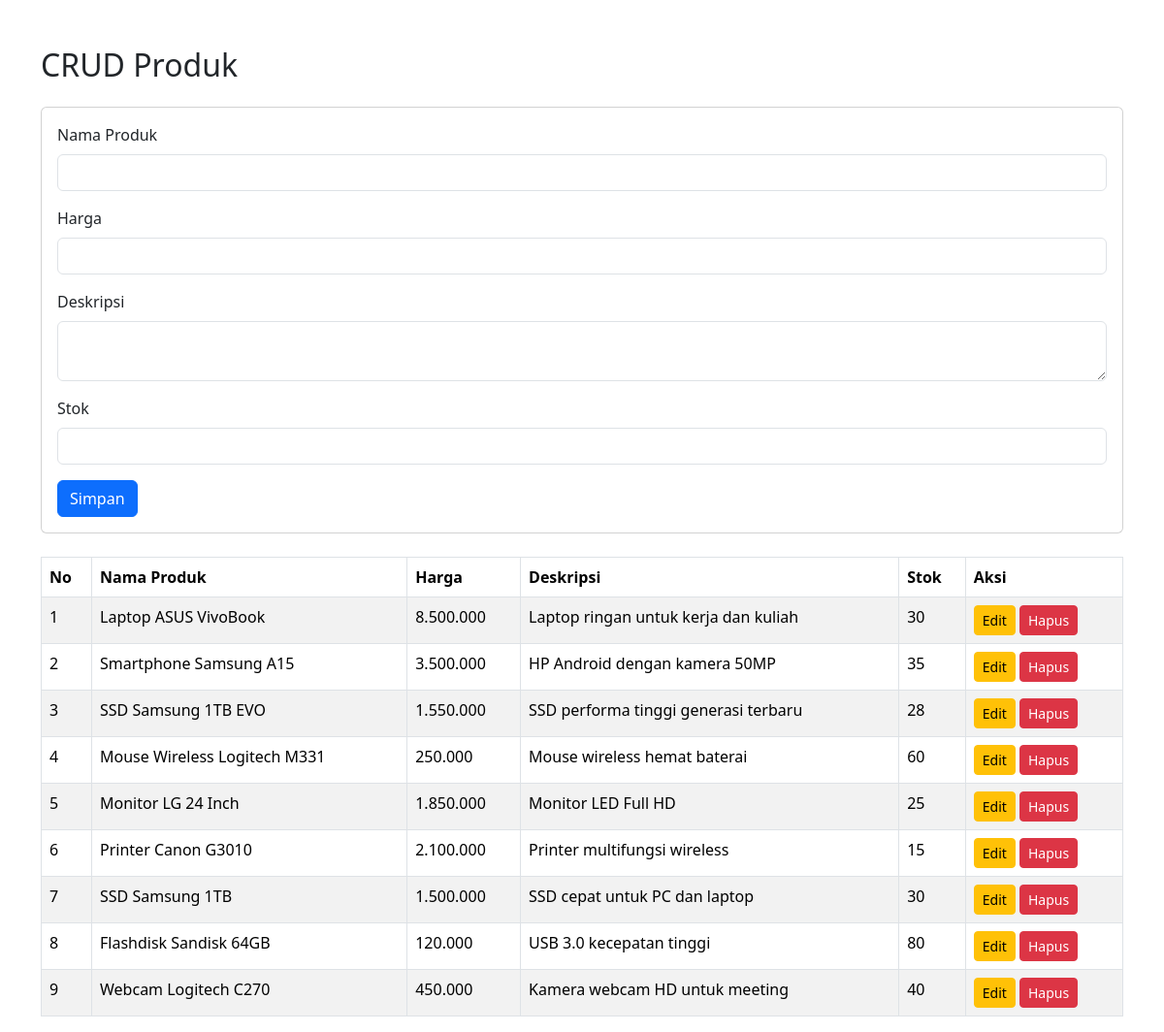
Page /Sesi-7/index.php on the earlier database version.
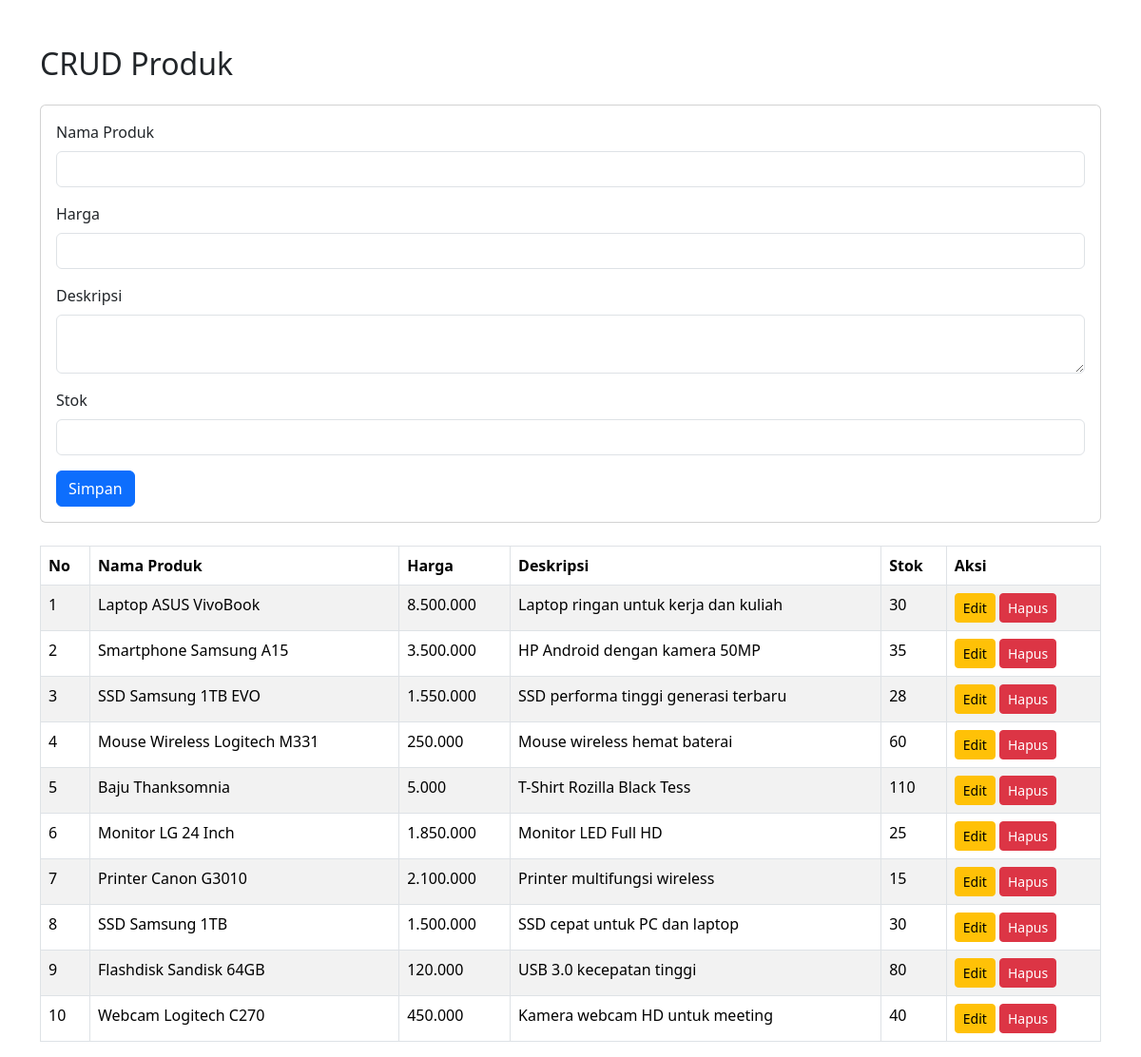
Same page on the later database version.
### tables this page shows
CREATE TABLE `products` (
  `id` int(11) NOT NULL,
  `nama_produk` varchar(255) NOT NULL,
  `harga` int(11) NOT NULL,
  `deskripsi` text DEFAULT NULL,
  `stok` int(11) NOT NULL,
  `gambar` varchar(255) DEFAULT NULL
);

### Sesi-7/index.php (the view, shortened to what this page needs)
<?php
include 'config.php';
$result = $conn->query("SELECT * FROM products ORDER BY id ASC");
?>
<!DOCTYPE html>
<html lang="id">
<head>
    <link href="https://cdn.jsdelivr.net/npm/bootstrap@5.3.2/dist/css/bootstrap.min.css" rel="stylesheet">
</head>
<body>
<div class="container mt-5">
    <h2 class="mb-4">CRUD Produk</h2>
    <div class="card mb-4">
        <div class="card-body">
            <form id="addForm" action="process.php" method="POST">
                <div class="mb-3">
                    <label for="nama_produk" class="form-label">Nama Produk</label>
                    <input type="text" class="form-control" id="nama_produk" name="nama_produk" required>
                </div>
                <div class="mb-3">
                    <label for="harga" class="form-label">Harga</label>
                    <input type="number" class="form-control" id="harga" name="harga" required min="0">
                </div>
                <div class="mb-3">
                    <label for="deskripsi" class="form-label">Deskripsi</label>
                    <textarea class="form-control" id="deskripsi" name="deskripsi" required></textarea>
                </div>
                <div class="mb-3">
                    <label for="stok" class="form-label">Stok</label>
                    <input type="number" class="form-control" id="stok" name="stok" required min="0">
                </div>
                <button type="submit" class="btn btn-primary">Simpan</button>
            </form>
        </div>
    </div>
    <table class="table table-bordered table-striped">
       <thead>
    <tr>
        <th>No</th>
        <th>Nama Produk</th>
        <th>Harga</th>
        <th>Deskripsi</th>
        <th>Stok</th>
        <th>Aksi</th>
    </tr>
    </thead>
        <tbody>
    <?php $no = 1; while($row = $result->fetch_assoc()): ?>
    <tr>
    <td><?= $no++ ?></td>
    <td><?= htmlspecialchars($row['nama_produk']) ?></td>
    <td><?= number_format($row['harga'], 0, ',', '.') ?></td>
    <td><?= htmlspecialchars($row['deskripsi']) ?></td>
    <td><?= $row['stok'] ?></td>
    <td>
        <button class="btn btn-warning btn-sm" onclick='openEditModal(<?= json_encode($row) ?>)'>Edit</button>
        <button class="btn btn-danger btn-sm" onclick='openDeleteModal(<?= $row["id"] ?>)'>Hapus</button>
    </td>
</tr>
            <?php endwhile; ?>
        </tbody>
    </table>
</div>
</body>
</html>

Differences in the rows shown:
added products: nama_produk "Baju Thanksomnia", harga "5.000", deskripsi "T-Shirt Rozilla Black Tess", stok "110"
